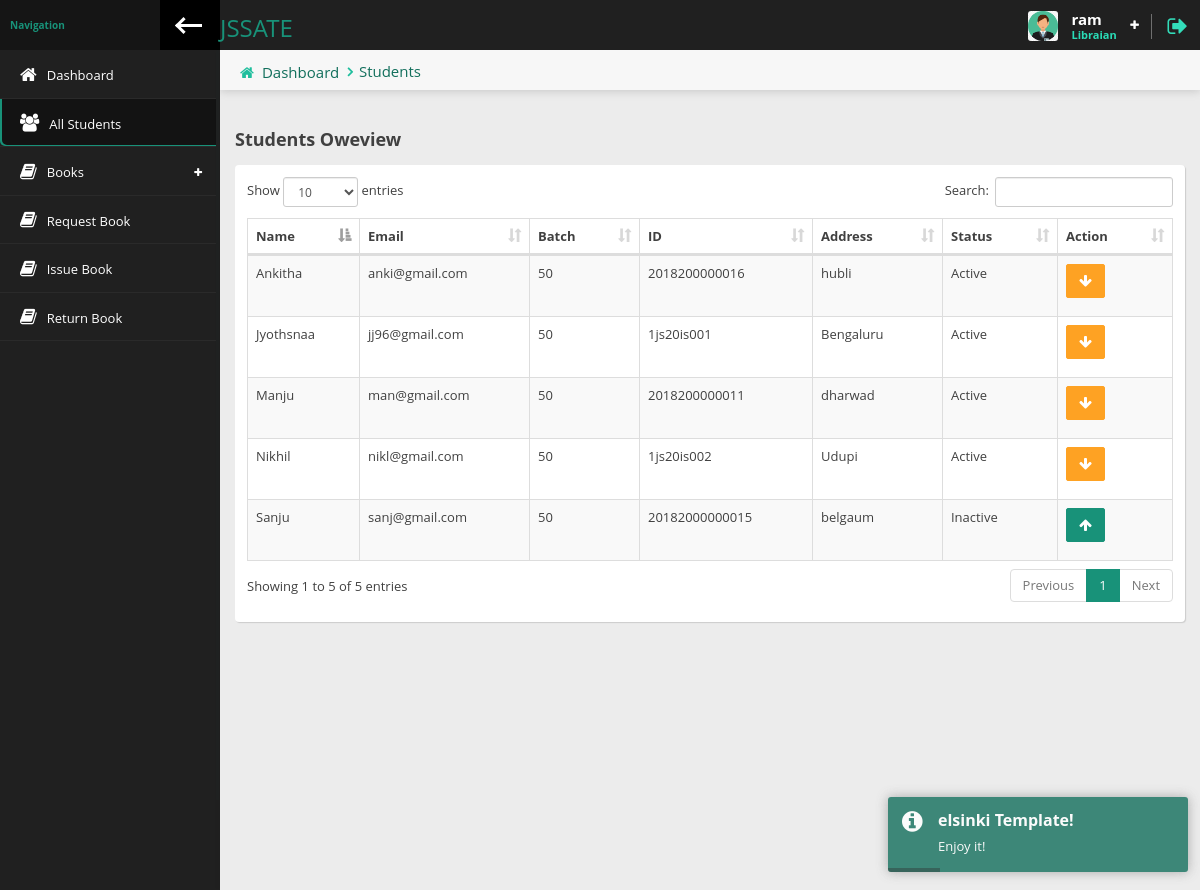
The app's page /librarian/students.php (signed in) with its own data.
### tables this page shows
CREATE TABLE `libraian` (
  `id` int(11) NOT NULL,
  `name` varchar(100) NOT NULL,
  `email` varchar(150) NOT NULL,
  `username` varchar(50) NOT NULL,
  `tag` varchar(50) NOT NULL,
  `password` varchar(150) NOT NULL,
  `phone` varchar(20) NOT NULL,
  `date` timestamp NOT NULL DEFAULT current_timestamp(),
  `image` varchar(150) DEFAULT NULL,
  `city` varchar(20) NOT NULL
);

CREATE TABLE `students` (
  `id` int(5) NOT NULL,
  `name` varchar(100) NOT NULL,
  `username` varchar(100) NOT NULL,
  `email` varchar(100) NOT NULL,
  `uid` varchar(100) NOT NULL,
  `batch` tinyint(5) NOT NULL,
  `pass` varchar(200) NOT NULL,
  `phone` varchar(15) NOT NULL,
  `address` varchar(255) NOT NULL,
  `image` varchar(255) DEFAULT NULL,
  `status` tinyint(2) NOT NULL,
  `date` timestamp NOT NULL DEFAULT current_timestamp(),
  `blood_grp` varchar(5) NOT NULL,
  `gpa` varchar(5) NOT NULL
);

### librarian/students.php (the view)
<?php include('header.php') ;
?>
<div class="content-header">
    <div class="leftside-content-header">
        <ul class="breadcrumbs">
            <li><i class="fa fa-home" aria-hidden="true"></i><a href="index.php">Dashboard</a></li>
            <li><a href="">Students</a></li>
        </ul>
    </div>
</div>
<div class="row animated fadeInUp">
    <h4 class="section-subtitle"><b>Students Oweview</b></h4>
    <div class="panel">
        <div class="panel-content">
            <div class="table-responsive">
                <table id="basic-table" class="data-table table table-striped nowrap table-hover table-bordered border" cellspacing="0" width="100%">
                    <thead>
                        <tr>
                            <th>Name</th>
                            <th>Email</th>
                            <th>Batch</th>
                            <th>ID</th>
                            <th>Address</th>
                            <th>Status</th>
                            <th>Action</th>
                        </tr>
                    </thead>
                    <tbody>
                        <?php
                        include('../include/db.php');
                        $sql = "SELECT * FROM `students` ORDER BY `id` DESC ";
                        $result =mysqli_query($con,$sql);
                        while($row = mysqli_fetch_assoc($result)){?>
                        <tr>
                            <td><?= $row['name']?></td>
                            <td><?= $row['email']?></td>
                            <td><?= $row['batch']?></td>
                            <td><?= $row['uid']?></td>
                            <td><?= $row['address']?></td>
                            <td><?= $row['status'] == 1 ? 'Active' : 'Inactive'?></td>
                            <td>
                                <?php
                            if($row['status'] == 1){ ?>
                                <a href="status_inactive.php?id=<?= $row['id']?>" class="btn btn-warning"><i class="fa fa-arrow-down"></i></a>
                                <?php  }else {  ?>
                                <a href="status_active.php?id=<?= $row['id']?>" class="btn btn-primary"><i class="fa fa-arrow-up"></i></a>
                                <?php }?>
                            </td>
                        </tr>
                        <?php } ?>
                    </tbody>
                </table>
            </div>
        </div>
    </div>
</div>
<?php include('footer.php'); ?>

### librarian/header.php (shortened to what this page needs)
<?php
include('../include/db.php');
$id = $_SESSION['admin_success_id'];
$sql = "SELECT * FROM libraian WHERE id = $id";
$result = mysqli_query($con,$sql);
$data = mysqli_fetch_assoc($result);
$page = explode('/', $_SERVER['PHP_SELF']);
$page = end($page);
?>
<!doctype html>
<html lang="en" class="fixed left-sidebar-top">
    <head>
        <link href="../assets/vendor/pace/pace-theme-minimal.css" rel="stylesheet" />
        <link rel="stylesheet" href="../assets/vendor/bootstrap/css/bootstrap.css">
        <link rel="stylesheet" href="../assets/vendor/font-awesome/css/font-awesome.css">
        <link rel="stylesheet" href="../assets/vendor/animate.css/animate.css">
        <link rel="stylesheet" href="../assets/vendor/toastr/toastr.min.css">
        <link rel="stylesheet" href="../assets/vendor/magnific-popup/magnific-popup.css">
        <link rel="stylesheet" href="../assets/vendor/vendor/data-table/media/css/dataTables.bootstrap.min.css">
        <link rel="stylesheet" href="../assets/stylesheets/css/style.css">
    </head>
    <body>
        <div class="wrap">
            <div class="page-header">
                <div class="leftside-header">
                    <div class="logo">
                        <a href="index.php" class="on-click">
                            <h3>JSSATE</h3>
                        </a>
                    </div>
                </div>
                <div class="rightside-header">
                    <div class="header-section" id="user-headerbox">
                        <div class="user-header-wrap">
                            <div class="user-photo">
                                <img alt="profile photo" src="../images/libraian/<?= $data['image'];?>" />
                            </div>
                            <div class="user-info">
                                <span class="user-name"><?=$data['name'] ?></span>
                                <span class="user-profile">Libraian</span>
                            </div>
                            <i class="fa fa-plus icon-open" aria-hidden="true"></i>
                        </div>
                    </div>
                    <div class="header-section">
                        <a href="logout.php" data-toggle="tooltip" data-placement="left" title="Logout"><i class="fa fa-sign-out log-out" aria-hidden="true"></i></a>
                    </div>
                </div>
            </div>
            <div class="page-body">
                <div class="left-sidebar">
                    <div class="left-sidebar-header">
                        <div class="left-sidebar-title">Navigation</div>
                        <div class="left-sidebar-toggle c-hamburger c-hamburger--htla hidden-xs" data-toggle-class="left-sidebar-collapsed" data-target="html">
                            <span></span>
                        </div>
                    </div>
                    <div id="left-nav" class="nano">
                        <div class="nano-content">
                            <nav>
                                <ul class="nav nav-left-lines" id="main-nav">
                                    <li class="<?=($page == 'index.php') ? 'active-item' : '' ?>"><a href="index.php"><i class="fa fa-home" aria-hidden="true"></i><span>Dashboard</span></a></li>
                                    <li class="<?=($page == 'students.php') ? 'active-item' : '' ?>"><a href="students.php"><i class="fa fa-users" aria-hidden="true"></i><span>All Students</span></a></li>
                                    <li class="has-child-item close-item <?=($page == 'managebook.php'|| $page == 'addbook.php') ? 'open-item' : '' ?>">
                                        <a><i class="fa fa-book" aria-hidden="true"></i><span>Books</span></a>
                                    <li class="<?=($page == 'requestbook.php') ? 'active-item' : '' ?>"><a href="requestbook.php"><i class="fa fa-book" aria-hidden="true"></i><span>Request Book</span></a></li>
                                    <li class="<?=($page == 'issuebook.php') ? 'active-item' : '' ?>"><a href="issuebook.php"><i class="fa fa-book" aria-hidden="true"></i><span>Issue Book</span></a></li>
                                    <li class="<?=($page == 'returnbook.php') ? 'active-item' : '' ?>"><a href="returnbook.php"><i class="fa fa-book" aria-hidden="true"></i><span>Return Book</span></a></li>
                                </ul>
                            </nav>
                        </div>
                    </div>
                </div>
                <div class="content">

### records on screen
libraian: image (picture), name "ram"
students: name "Sanju", email "sanj@gmail.com", batch "50", uid "20182000000015", address "belgaum", status "Inactive"
students: name "Manju", email "man@gmail.com", batch "50", uid "2018200000011", address "dharwad", status "Active"
students: name "Ankitha", email "anki@gmail.com", batch "50", uid "2018200000016", address "hubli", status "Active"
students: name "Nikhil", email "nikl@gmail.com", batch "50", uid "1js20is002", address "Udupi", status "Active"
students: name "Jyothsnaa", email "jj96@gmail.com", batch "50", uid "1js20is001", address "Bengaluru", status "Active"
